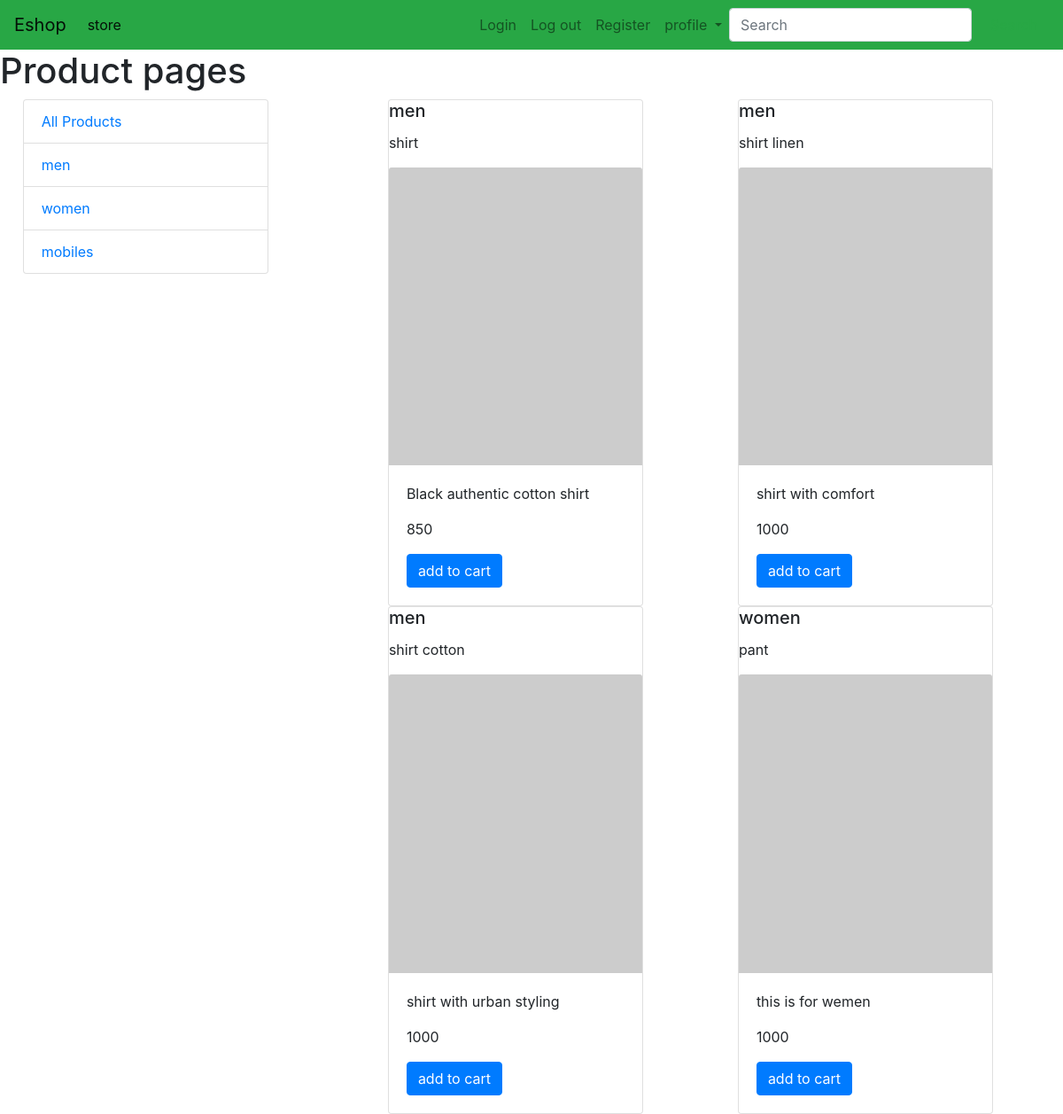
The page / on the database its author committed.
### store/models.py (models this page shows, shortened)
class Category(models.Model):
    name = models.CharField(max_length=50)
    def __str__(self):
        return self.name

class Product(models.Model):
    name = models.CharField(max_length=50)
    price = models.IntegerField()
    des = models.TextField()
    category = models.ForeignKey(Category, on_delete=models.CASCADE,default=1)
    image = models.ImageField(upload_to='products/pics')

### store/views.py (the view)
# urls.py: 2. Add a URL to urlpatterns:  path('', views.home, name='home')
def home(request):
    items=None
    category=Category.objects.all()
    catID = request.GET.get('cat')
    if catID:
        items=Product.objects.filter(category=catID)
    else:
        items=Product.objects.all()
    context={
        'items':items,
        'category':category,
    }
    return render(request,'store/home-page.html',context)

### store/templates/store/home-page.html
{% extends 'store/base.html' %}
{% block content %}
<h1> Product pages</h1>
<div class="row">
    <div class="col-lg-3 mx-auto">
        <div class="list-group">
            <a class="list-group-item"  href="/">All Products</a>
            {% for cat in category %}
            <a class="list-group-item" href="/?cat={{ cat.id }}">{{ cat.name }}</a>
             {% endfor %}
        </div>
    </div>
    <div id="product"class="col-lg-8 mx-auto">
        <div class="row mx-auto">
    {% for product in items %}
    <div class="card mx-auto" style="width: 18rem;">
        <h5 class="card-title">{{ product.category }}</h5>
        <p class="card-text">{{ product.name }}</p>
        <img class="card-img-top"
             src="https://i.picsum.photos/id/170/200/300.jpg?hmac=8MNcDgapCZN2mHu0jnLxPWkxuwz9rq4TMQfQsYTINCk">
        <div class="card-body">
            <p class="card-text">{{ product.des }}</p>
            <p class="card-text">{{ product.price}}</p>
            <a href="#" class="btn btn-primary">add to cart</a>
        </div>
    </div>
    {% endfor %}
</div>
    </div>
</div>
{% endblock content %}

### store/templates/store/base.html (shortened to what this page needs)
<!DOCTYPE html>
<html lang="en">
<head>
    <link rel="stylesheet" href="https://stackpath.bootstrapcdn.com/bootstrap/4.5.2/css/bootstrap.min.css">
</head>
<body>
<nav class="navbar navbar-expand-lg navbar-light bg-success">
  <a class="navbar-brand" href="#">Eshop</a>
  <div class="collapse navbar-collapse" id="navbarSupportedContent">
    <ul class="navbar-nav mr-auto">
      <li class="nav-item active">
        <a class="nav-link" href="#">store <span class="sr-only">(current)</span></a>
      </li>
    </ul>
      <ul class="navbar-nav my-2 my-lg-0">
      <li class="nav-item ">
        <a class="nav-link" href="#">Login <span class="sr-only">(current)</span></a>
      </li>
          <li class="nav-item ">
        <a class="nav-link" href="#">Log out <span class="sr-only">(current)</span></a>
      </li>
          <li class="nav-item ">
        <a class="nav-link" href="#">Register <span class="sr-only">(current)</span></a>
      </li>
      <li class="nav-item dropdown">
        <a class="nav-link dropdown-toggle" href="#" id="navbarDropdown" role="button" data-toggle="dropdown" aria-haspopup="true" aria-expanded="false">
          profile
        </a>
      </li>
    </ul>
    <form class="form-inline my-2 my-lg-0">
      <input class="form-control mr-sm-2" type="search" placeholder="Search" aria-label="Search">
      <button class="btn btn-outline-success my-2 my-sm-0" type="submit">Search</button>
    </form>
  </div>
</nav>
{% block content %}{% endblock content %}
</body>
</html>

### rows shown on the page
Category: name "men"
Category: name "women"
Category: name "mobiles"
Product: category "men", name "shirt", des "Black authentic cotton shirt", price "850"
Product: category "men", name "shirt linen", des "shirt with comfort", price "1000"
Product: category "men", name "shirt cotton", des "shirt with urban styling", price "1000"
Product: category "women", name "pant", des "this is for wemen", price "1000"
